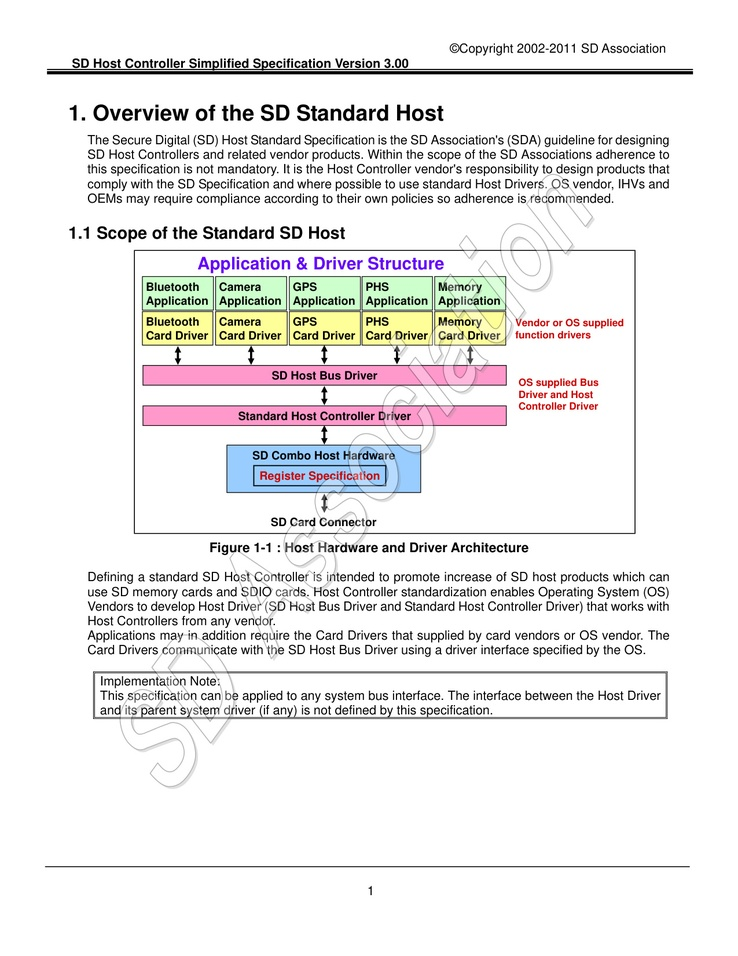
#> input picture figures/images/FIG_1_1.jpg, 738 x 956 px, shrunk from 1275 x 1650 before the run, found by its file name
$ python extract_diagram_to_mermaid.py figures/images/FIG_1_1.jpg
#> lines starting #> are read from the running program, lines starting #| are printed output that depends on the picture; after the words box and inside, x2 and y2 are one past the last pixel; in counts of white or black regions, pixels touching at a corner belong together
#!/usr/bin/env python3
"""
Simple diagram extractor: detect rectangular nodes and connecting lines/arrows,
apply OCR (pytesseract) when available, and output a Mermaid flowchart.

Usage:
  python scripts/extract_diagram_to_mermaid.py figures/images/FIG_1_1.jpg

Output:
  diagrams/FIG_1_1.mmd
"""
import sys
from pathlib import Path

try:
    import cv2
    import numpy as np
    from PIL import Image
    has_cv = True
except Exception:
    has_cv = False

try:
    import pytesseract
    has_tesseract = True
except Exception:
    has_tesseract = False


def ocr_image(img):
    if not has_tesseract:
        return None
    try:
        # img may be a numpy array (BGR) or PIL.Image
        if isinstance(img, np.ndarray):
            img_rgb = cv2.cvtColor(img, cv2.COLOR_BGR2RGB)
            pil = Image.fromarray(img_rgb)
        else:
            pil = img
        txt = pytesseract.image_to_string(pil, config='--psm 6')
        txt = txt.strip().replace('\n', ' ').strip()
        return txt if txt else None
    except Exception:
        return None


def detect_boxes_and_lines(image_path: Path):
    if not has_cv:
        raise RuntimeError('OpenCV (cv2) not installed. Install with: pip install opencv-python')

    img = cv2.imread(str(image_path))
#> img is the input picture: shape (956, 738, 3); mean B, G, R 235.9, 236.1, 237.3
    if img is None:
        raise RuntimeError(f'Failed to read image: {image_path}')

    h, w = img.shape[:2]
#> h = 956; w = 738
    gray = cv2.cvtColor(img, cv2.COLOR_BGR2GRAY)
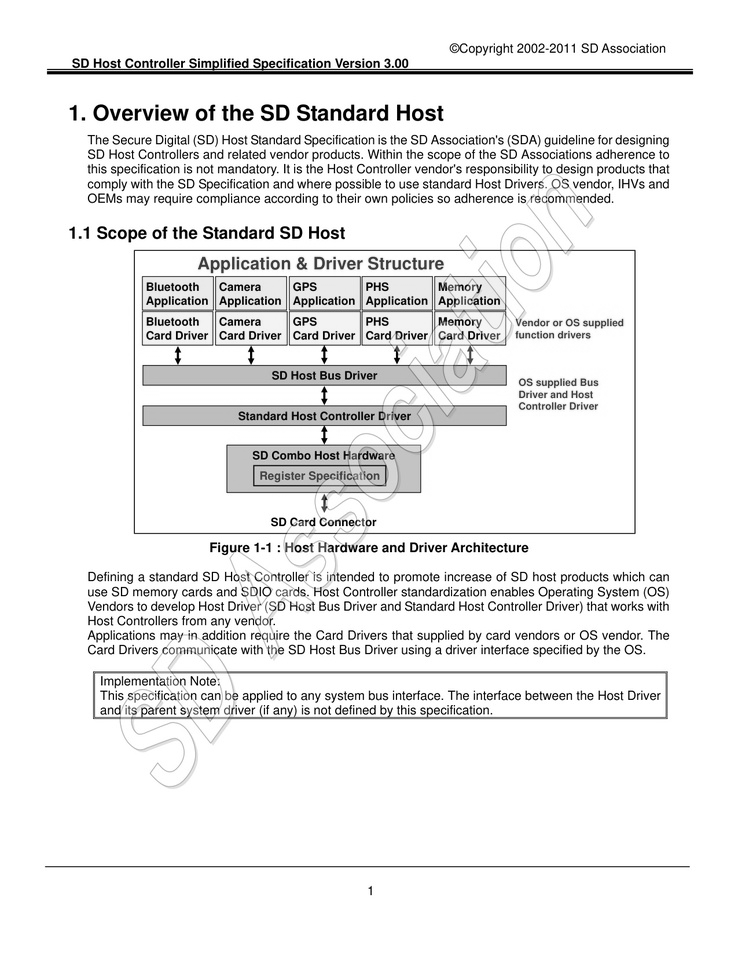
#> gray: shape (956, 738); min 0, max 255, mean 236.5
    blur = cv2.GaussianBlur(gray, (5, 5), 0)
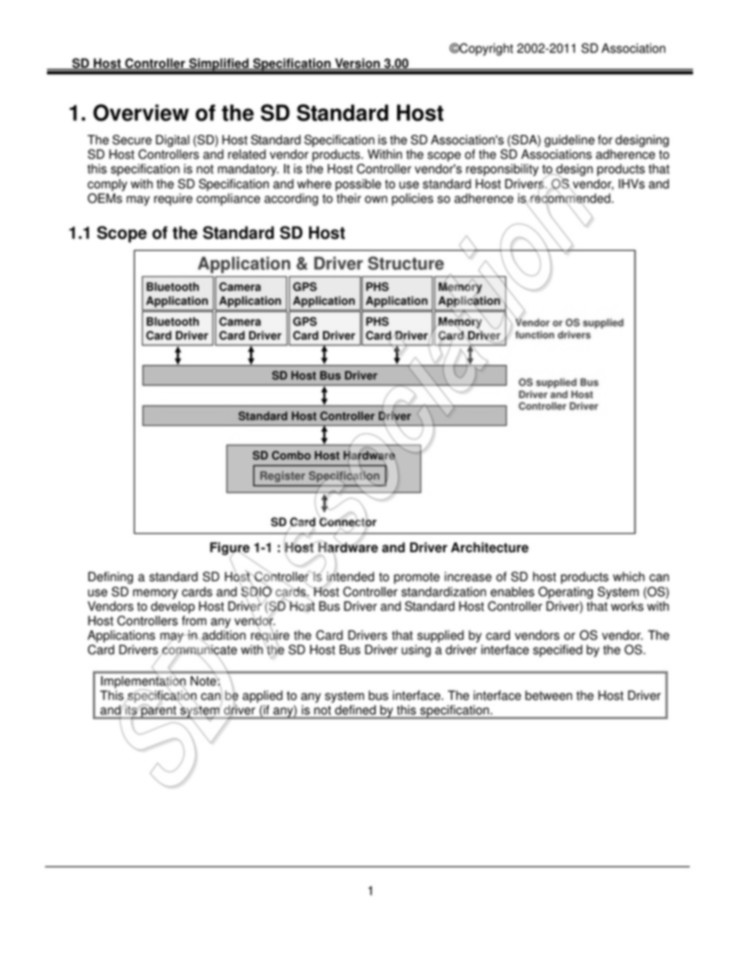
#> blur: shape (956, 738); min 16, max 255, mean 236.5
    _, th = cv2.threshold(blur, 0, 255, cv2.THRESH_BINARY + cv2.THRESH_OTSU)
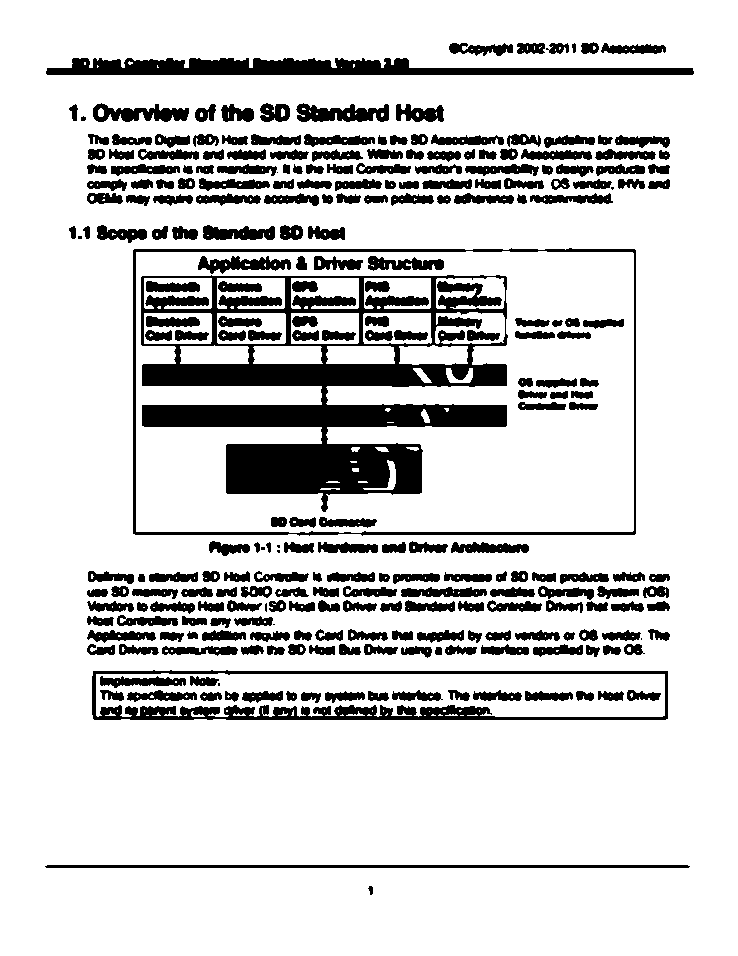
#> th: shape (956, 738); 83.1% white; 266 black regions (10 under 20 px)

    # Find contours (potential boxes)
    contours, _ = cv2.findContours(255 - th, cv2.RETR_EXTERNAL, cv2.CHAIN_APPROX_SIMPLE)
#> contours = 208 contours, 10 with area under 20; largest, box (x1, y1, x2, y2) and area: (133, 248, 636, 536) 143020, (92, 670, 668, 720) 27562, (46, 58, 694, 75) 6448, (45, 865, 690, 868) 1284, (296, 103, 389, 122) 1082

    boxes = []
    for cnt in contours:
        area = cv2.contourArea(cnt)
        if area < 1000:
            continue
        peri = cv2.arcLength(cnt, True)
        approx = cv2.approxPolyDP(cnt, 0.02 * peri, True)
        x, y, bw, bh = cv2.boundingRect(approx)
        # Heuristic: rectangles (4 vertices) or reasonably rectangular
        rect_like = len(approx) == 4 or (bw * bh * 0.6 < area < bw * bh * 1.1)
        if rect_like:
            crop = img[y:y+bh, x:x+bw]
            text = ocr_image(crop)
            boxes.append({'bbox': (x, y, bw, bh), 'text': text})
#> this loop made 3 passes
#> (area, peri, approx, x, y, bw, bh, rect_like) on passes 2 to 3: (1284, 1289.7, [[45, 866], [689, 866]], 45, 866, 645, 1, False), (27562, 1249.5, [[92, 676], [94, 719], [667, 718], [667, 671]], 92, 671, 576, 49, True)
#> area on pass 1: 20.5
#> pass 3, in detect_boxes_and_lines, `crop = img[y:y+bh, x:x+bw]`:
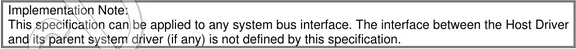
#> crop: shape (49, 576, 3); min 0, max 255, mean 214.9
#> after the loop, boxes = []

    # Detect lines using probabilistic Hough transform
    edges = cv2.Canny(th, 50, 150)
    lines = cv2.HoughLinesP(edges, 1, np.pi / 180, threshold=50, minLineLength=30, maxLineGap=15)
    line_list = []
    if lines is not None:
        for l in lines.reshape(-1, 4):
            x1, y1, x2, y2 = l.tolist()
            line_list.append(((x1, y1), (x2, y2)))

    return img, boxes, line_list


def point_in_bbox(pt, bbox):
    x, y = pt
    bx, by, bw, bh = bbox
    return (bx <= x <= bx + bw) and (by <= y <= by + bh)


def build_mermaid(boxes, lines):
    # Assign node ids
    nodes = []
    for i, b in enumerate(sorted(boxes, key=lambda v: (v['bbox'][1], v['bbox'][0]))):
        label = b.get('text') or f'node_{i+1}'
        nid = f'N{i+1}'
        nodes.append({'id': nid, 'label': label, 'bbox': b['bbox']})

    edges = []
    for (p1, p2) in lines:
        src = None
        dst = None
        for n in nodes:
            if point_in_bbox(p1, n['bbox']):
                src = n['id']
            if point_in_bbox(p2, n['bbox']):
                dst = n['id']
        if src and dst and src != dst:
            edges.append((src, dst))

    # Build mermaid text
    lines_out = ['flowchart LR']
    for n in nodes:
        safe_label = n['label'].replace('"', "'")
        lines_out.append(f"    {n['id']}[\"{safe_label}\"]")
    for a, b in edges:
        lines_out.append(f"    {a} --> {b}")

    return '\n'.join(lines_out)


def main():
    if len(sys.argv) < 2:
        print('Usage: python scripts/extract_diagram_to_mermaid.py <image-path>')
        sys.exit(1)

    img_path = Path(sys.argv[1])
    if not img_path.exists():
        print('Image not found:', img_path)
        sys.exit(1)

    out_dir = Path('diagrams')
    out_dir.mkdir(exist_ok=True)

    try:
        img, boxes, lines = detect_boxes_and_lines(img_path)
    except RuntimeError as e:
        print('Error:', e)
        sys.exit(2)

    if not boxes:
        print('No boxes detected; result may be poor. You can try different image or manually create mermaid.')

    mermaid = build_mermaid(boxes, lines)
    out_path = out_dir / (img_path.stem + '.mmd')
    out_path.write_text(mermaid, encoding='utf-8')

    print('Mermaid diagram written to', out_path)
    print('\n--- Mermaid preview ---\n')
    print(mermaid)

    if not has_tesseract:
        print('\nNote: Tesseract OCR not available; node labels may be generic. Install with:\n')
        print('  pip install pytesseract')
        print('And make sure the Tesseract binary is installed on your system: https://github.com/tesseract-ocr/tesseract')


if __name__ == '__main__':
    main()
#> (the call stopped at in ocr_image, `txt = pytesseract.image_to_string(pil, config='--psm 6')`: pytesseract is not available in this run)

$ run again, with figures/images/FIG_1_10.jpg copied over figures/images/FIG_1_1.jpg
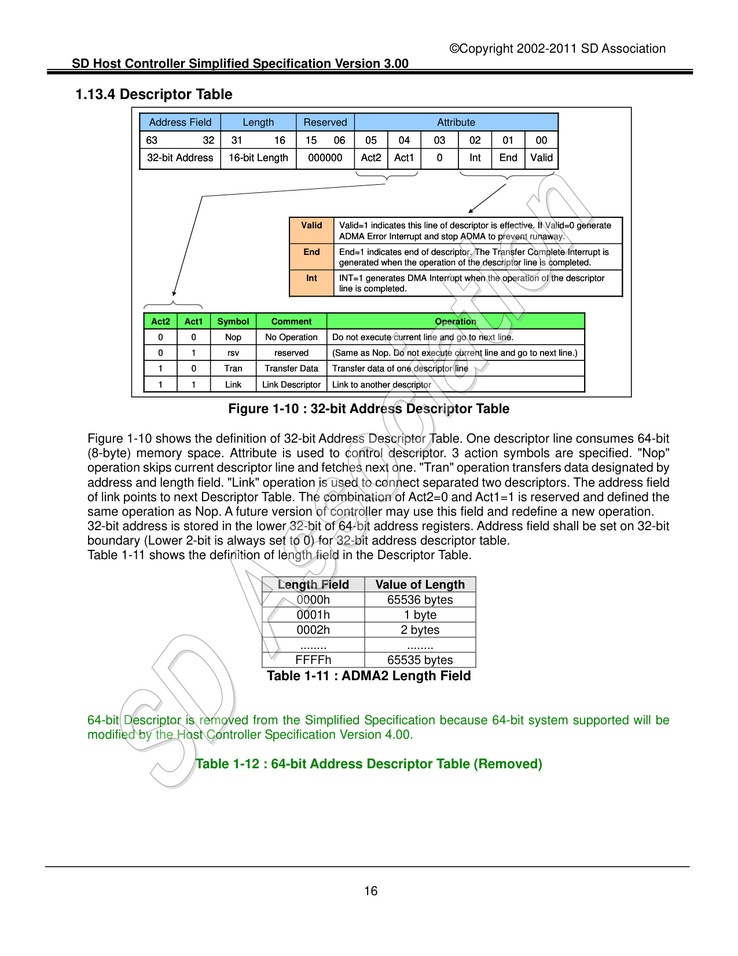
#> input picture figures/images/FIG_1_10.jpg, 738 x 956 px, shrunk from 1275 x 1650 before the run, found by its file name
#> in detect_boxes_and_lines, img is the input picture: shape (956, 738, 3); mean B, G, R 236.5, 238.2, 236.1
#> in detect_boxes_and_lines, `_, th = cv2.threshold(blur, 0, 255, cv2.THRESH_BINARY + cv2.THRESH_OTSU)`:
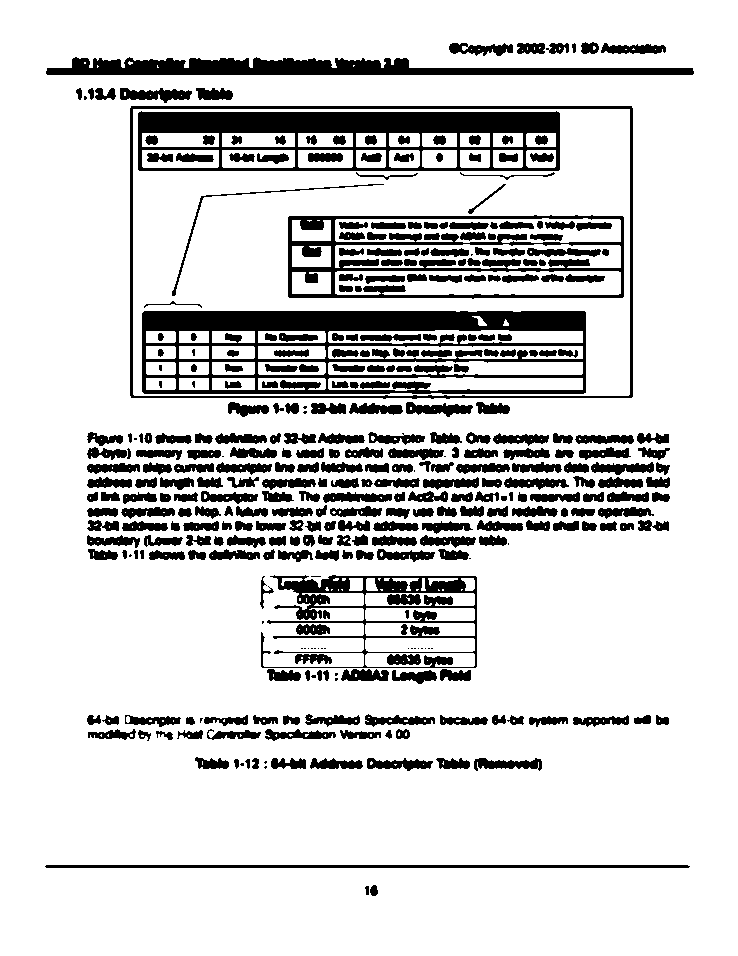
#> th: shape (956, 738); 83.3% white; 376 black regions (40 under 20 px)
#> contours = 247 contours, 35 with area under 20; largest, box (x1, y1, x2, y2) and area: (130, 106, 633, 399) 146092, (261, 575, 477, 668) 12866, (46, 57, 694, 75) 6472, (45, 865, 690, 868) 1285, (120, 88, 192, 103) 585
#> the loop in detect_boxes_and_lines, `for cnt in contours:` made 66 passes
#> area on passes 2, 7, 8, 9, 10, 11, 12, 13: 54.5, 21, 26, 465.5, 236.5, 451.5, 349, 233
#> after the loop in detect_boxes_and_lines, `for cnt in contours:`:
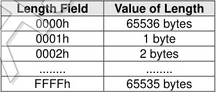
#> crop: shape (92, 216, 3); min 0, max 255, mean 216.5
#> after the loop in detect_boxes_and_lines, `for cnt in contours:`: boxes = []

$ run again, with figures/images/FIG_1_11.jpg copied over figures/images/FIG_1_1.jpg
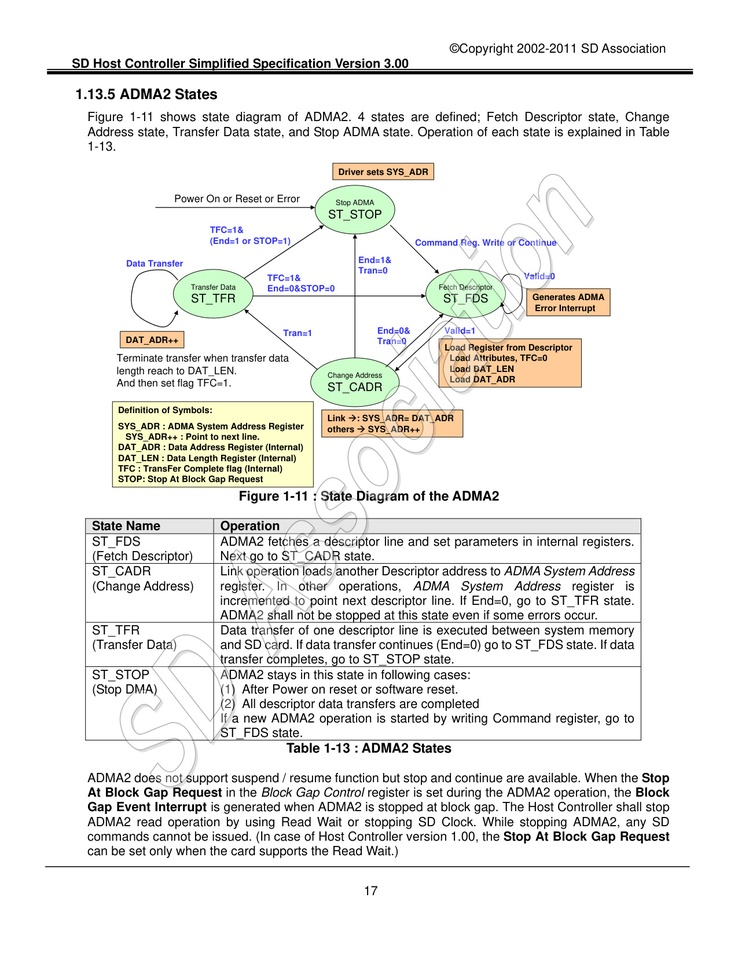
#> input picture figures/images/FIG_1_11.jpg, 738 x 956 px, shrunk from 1275 x 1650 before the run, found by its file name
#> in detect_boxes_and_lines, img is the input picture: shape (956, 738, 3); mean B, G, R 233.7, 236, 236.1
#> in detect_boxes_and_lines, `_, th = cv2.threshold(blur, 0, 255, cv2.THRESH_BINARY + cv2.THRESH_OTSU)`:
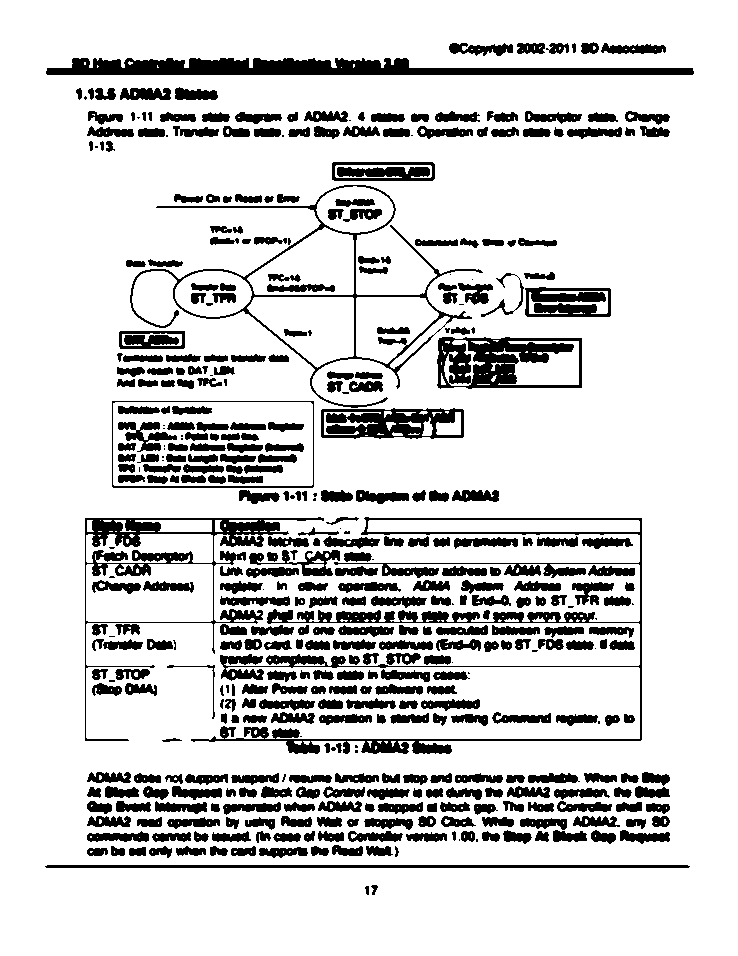
#> th: shape (956, 738); 83.4% white; 442 black regions (56 under 20 px)
#> contours = 382 contours, 55 with area under 20; largest, box (x1, y1, x2, y2) and area: (130, 185, 483, 408) 23340, (112, 401, 314, 488) 17285, (85, 517, 324, 741) 15362, (191, 517, 642, 754) 11168, (437, 337, 582, 389) 7004
#> the loop in detect_boxes_and_lines, `for cnt in contours:` made 263 passes
#> area on passes 2, 4, 5: 27, 117, 309.5
#> after the loop in detect_boxes_and_lines, `for cnt in contours:`:
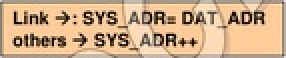
#> crop: shape (29, 143, 3) (shown 2 times larger); mean B, G, R 136.7, 172.4, 206.5
#> after the loop in detect_boxes_and_lines, `for cnt in contours:`: boxes = []
